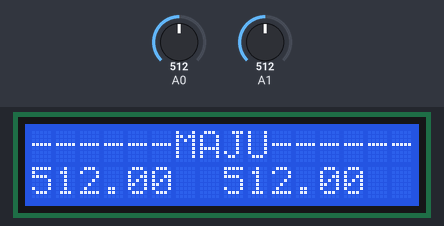
The sketch below on a simulated Arduino Uno, built with avr-gcc and run on an emulated ATmega328P. Shown: 16×2 character LCD. The test bench sets the inputs (shaded band); at power-on: A0 = 512, A1 = 512.

Above: at 1.2 s.
1.3 s: A0 set to 537
At 2.7 s:
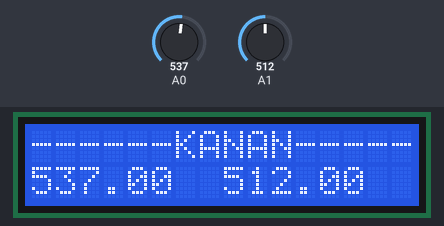
3.0 s: A1 set to 537
At 4.3 s:
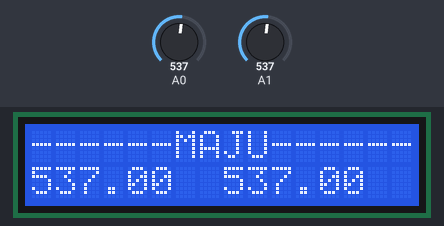
4.6 s: A0 set to 511
At 5.8 s:
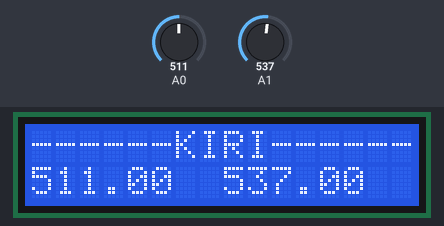
6.2 s: A1 set to 511
At 7.0 s:
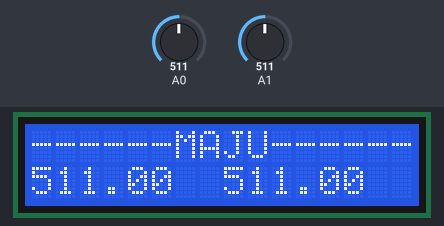
7.7 s: A0 set to 306
At 8.5 s:
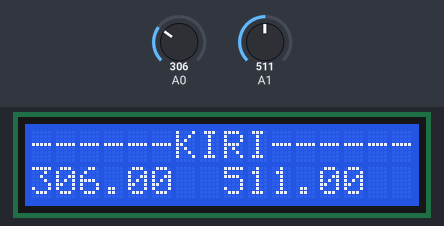
9.3 s: A1 set to 333
At 10.1 s:
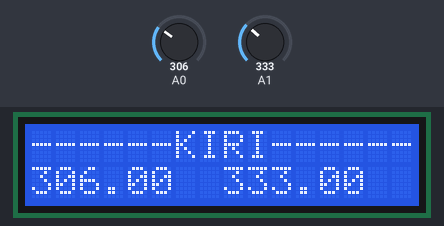
11.0 s: A1 set to 298
Timing chart, 0 to 13.6 s (numbered marks = the images above; inputs shaded):
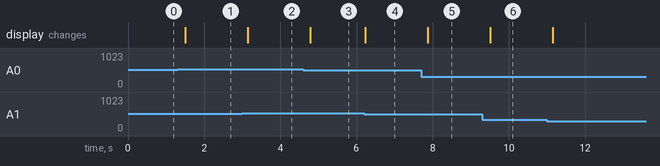

The sketch:

robotcahaya.ino
```cpp
/*
Agung Dwi Prasetyo
G64130073
*/
#include <LiquidCrystal.h>

LiquidCrystal lcd(12, 11, 5, 4, 3, 2);

float sensor1;
float sensor2;
int led = 9;
/*
int motorkanan1 = 7;
int motorkanan2 = 8;
int motorkiri1 = 9;
int motorkiri2 = 10;
 */

void setup() {
  Serial.begin(9600);
  /*
  pinMode(motorkanan1,OUTPUT);
  pinMode(motorkanan2,OUTPUT);
  pinMode(motorkiri1,OUTPUT);
  pinMode(motorkiri2,OUTPUT);
   */
  lcd.begin(16, 2);
}

void loop() {
  float sensor1 = analogRead(A0);
  float sensor2 = analogRead(A1);

  lcd.setCursor(0,0);
  if(sensor1<1000 || sensor2<1000){
    if((sensor2-sensor1)>10){
      //taro kodingan buat roda kiri mundur dan roda kanan maju
      //ex
      //digitalWrite(motorkanan1,HIGH);
      //digitalWrite(motorkanan2,LOW);
      //digitalWrite(motorkiri1,LOW);
      //digitalWrite(motorkiri2,HIGH);
      lcd.print("------KIRI------");
      digitalWrite(led,LOW);
    }
    else if((sensor1-sensor2)>10){
      //taro kodingan buat roda kiri maju dan roda kanan mundur
      //ex
      //digitalWrite(motorkanan1,LOW);
      //digitalWrite(motorkanan2,HIGH);
      //digitalWrite(motorkiri1,HIGH);
      //digitalWrite(motorkiri2,LOW);
      lcd.print("------KANAN-----");
      digitalWrite(led,LOW);
    }
    else{
      //taro kodingan buat semua roda maju
      //ex
      //digitalWrite(motorkanan1,HIGH);
      //digitalWrite(motorkanan2,LOW);
      //digitalWrite(motorkiri1,HIGH);
      //digitalWrite(motorkiri2,LOW);
      lcd.print("------MAJU------");
      digitalWrite(led,LOW);
    }
  }
  else {
    //taro kodingan buat roda untuk berhenti
    //ex
    //digitalWrite(motorkanan1,LOW);
    //digitalWrite(motorkanan2,LOW);
    //digitalWrite(motorkiri1,LOW);
    //digitalWrite(motorkiri2,LOW);
    lcd.print("------STOP------");
    digitalWrite(led,HIGH);
  }
  lcd.setCursor(0, 1);
  lcd.print(sensor1);
  lcd.print("  ");
  lcd.print(sensor2);
  delay(200);
}
```

Measured:
- the behaviour switches between 522 and 523 on A0 (found by bisection; images 0 and 1)
- the behaviour switches between 526 and 527 on A1 (found by bisection; images 1 and 2)
- after the input at 1.3 s, the display: changes after 0.20 s (image 1)
- after the input at 3.0 s, the display: changes after 0.15 s (image 2)
- after the input at 4.6 s, the display: changes after 0.19 s (image 3)
- after the input at 6.2 s, the display: changes at once (image 4)
- after the input at 7.7 s, the display: changes after 0.17 s (image 5)
- after the input at 9.3 s, the display: changes after 0.21 s (image 6)
